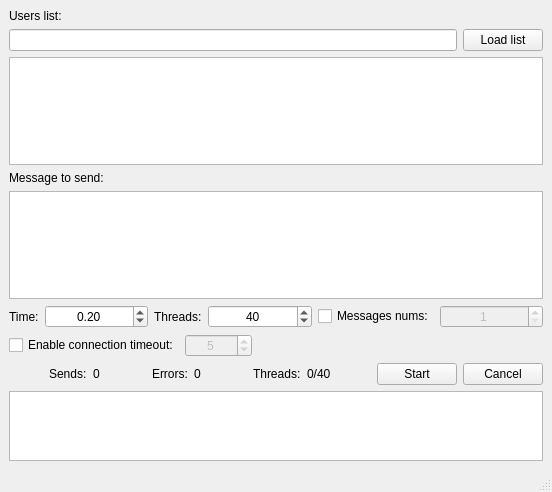
<?xml version="1.0" encoding="UTF-8"?>
<ui version="4.0">
 <class>MainWindow</class>
 <widget class="QMainWindow" name="MainWindow">
  <property name="geometry">
   <rect>
    <x>0</x>
    <y>0</y>
    <width>552</width>
    <height>492</height>
   </rect>
  </property>
  <property name="windowTitle">
   <string>NGL Bother Bot</string>
  </property>
  <widget class="QWidget" name="centralwidget">
   <layout class="QGridLayout" name="gridLayout">
    <item row="0" column="0">
     <layout class="QGridLayout" name="allGLay">
      <item row="1" column="0">
       <widget class="QLineEdit" name="usrLstLineBox"/>
      </item>
      <item row="5" column="0" colspan="2">
       <layout class="QHBoxLayout" name="settingHLay">
        <item>
         <widget class="QLabel" name="timeLab">
          <property name="sizePolicy">
           <sizepolicy hsizetype="Fixed" vsizetype="Preferred">
            <horstretch>0</horstretch>
            <verstretch>0</verstretch>
           </sizepolicy>
          </property>
          <property name="text">
           <string>Time:</string>
          </property>
         </widget>
        </item>
        <item>
         <widget class="QDoubleSpinBox" name="timeDblSpinBox">
          <property name="alignment">
           <set>Qt::AlignCenter</set>
          </property>
          <property name="maximum">
           <double>999999999.000000000000000</double>
          </property>
          <property name="value">
           <double>0.200000000000000</double>
          </property>
         </widget>
        </item>
        <item>
         <widget class="QLabel" name="threadLab">
          <property name="sizePolicy">
           <sizepolicy hsizetype="Fixed" vsizetype="Preferred">
            <horstretch>0</horstretch>
            <verstretch>0</verstretch>
           </sizepolicy>
          </property>
          <property name="text">
           <string>Threads:</string>
          </property>
         </widget>
        </item>
        <item>
         <widget class="QSpinBox" name="threadSpinBox">
          <property name="alignment">
           <set>Qt::AlignCenter</set>
          </property>
          <property name="maximum">
           <number>999999999</number>
          </property>
          <property name="value">
           <number>40</number>
          </property>
         </widget>
        </item>
        <item>
         <widget class="QCheckBox" name="msgNumChBox">
          <property name="sizePolicy">
           <sizepolicy hsizetype="Fixed" vsizetype="Fixed">
            <horstretch>0</horstretch>
            <verstretch>0</verstretch>
           </sizepolicy>
          </property>
          <property name="text">
           <string>Messages nums:</string>
          </property>
         </widget>
        </item>
        <item>
         <widget class="QSpinBox" name="msgNumSpinBox">
          <property name="enabled">
           <bool>false</bool>
          </property>
          <property name="alignment">
           <set>Qt::AlignCenter</set>
          </property>
          <property name="minimum">
           <number>1</number>
          </property>
          <property name="maximum">
           <number>999999999</number>
          </property>
          <property name="value">
           <number>1</number>
          </property>
         </widget>
        </item>
       </layout>
      </item>
      <item row="3" column="0">
       <widget class="QLabel" name="msgToSntLab">
        <property name="text">
         <string>Message to send:</string>
        </property>
       </widget>
      </item>
      <item row="0" column="0">
       <widget class="QLabel" name="usrLstLab">
        <property name="text">
         <string>Users list:</string>
        </property>
       </widget>
      </item>
      <item row="4" column="0" colspan="2">
       <widget class="QTextEdit" name="msgEditBox"/>
      </item>
      <item row="1" column="1">
       <widget class="QPushButton" name="loadLstBtn">
        <property name="text">
         <string>Load list</string>
        </property>
       </widget>
      </item>
      <item row="2" column="0" colspan="2">
       <widget class="QTextEdit" name="lstEditBox"/>
      </item>
      <item row="7" column="0" colspan="2">
       <layout class="QHBoxLayout" name="ctrlHLay">
        <item>
         <spacer name="ctrlLSpace">
          <property name="orientation">
           <enum>Qt::Horizontal</enum>
          </property>
          <property name="sizeType">
           <enum>QSizePolicy::Minimum</enum>
          </property>
          <property name="sizeHint" stdset="0">
           <size>
            <width>40</width>
            <height>20</height>
           </size>
          </property>
         </spacer>
        </item>
        <item>
         <widget class="QLabel" name="totalLab">
          <property name="sizePolicy">
           <sizepolicy hsizetype="Fixed" vsizetype="Preferred">
            <horstretch>0</horstretch>
            <verstretch>0</verstretch>
           </sizepolicy>
          </property>
          <property name="text">
           <string>Sends:</string>
          </property>
         </widget>
        </item>
        <item>
         <widget class="QLabel" name="totalNumLab">
          <property name="text">
           <string>0</string>
          </property>
         </widget>
        </item>
        <item>
         <widget class="QLabel" name="totalErrorLab">
          <property name="sizePolicy">
           <sizepolicy hsizetype="Fixed" vsizetype="Preferred">
            <horstretch>0</horstretch>
            <verstretch>0</verstretch>
           </sizepolicy>
          </property>
          <property name="text">
           <string>Errors:</string>
          </property>
         </widget>
        </item>
        <item>
         <widget class="QLabel" name="totalErrorNumLab">
          <property name="text">
           <string>0</string>
          </property>
         </widget>
        </item>
        <item>
         <widget class="QLabel" name="threadsLab">
          <property name="sizePolicy">
           <sizepolicy hsizetype="Fixed" vsizetype="Preferred">
            <horstretch>0</horstretch>
            <verstretch>0</verstretch>
           </sizepolicy>
          </property>
          <property name="text">
           <string>Threads:</string>
          </property>
         </widget>
        </item>
        <item>
         <widget class="QLabel" name="threadsNumLab">
          <property name="sizePolicy">
           <sizepolicy hsizetype="Fixed" vsizetype="Preferred">
            <horstretch>0</horstretch>
            <verstretch>0</verstretch>
           </sizepolicy>
          </property>
          <property name="text">
           <string>0/40</string>
          </property>
         </widget>
        </item>
        <item>
         <spacer name="ctrlRSpace">
          <property name="orientation">
           <enum>Qt::Horizontal</enum>
          </property>
          <property name="sizeType">
           <enum>QSizePolicy::Minimum</enum>
          </property>
          <property name="sizeHint" stdset="0">
           <size>
            <width>40</width>
            <height>20</height>
           </size>
          </property>
         </spacer>
        </item>
        <item>
         <widget class="QPushButton" name="startBtn">
          <property name="text">
           <string>Start</string>
          </property>
          <property name="checkable">
           <bool>false</bool>
          </property>
          <property name="checked">
           <bool>false</bool>
          </property>
         </widget>
        </item>
        <item>
         <widget class="QPushButton" name="cancelBtn">
          <property name="text">
           <string>Cancel</string>
          </property>
          <property name="checkable">
           <bool>false</bool>
          </property>
         </widget>
        </item>
       </layout>
      </item>
      <item row="6" column="0" colspan="2">
       <layout class="QHBoxLayout" name="settingHLay_2">
        <item>
         <widget class="QCheckBox" name="timeOutChBox">
          <property name="sizePolicy">
           <sizepolicy hsizetype="Fixed" vsizetype="Fixed">
            <horstretch>0</horstretch>
            <verstretch>0</verstretch>
           </sizepolicy>
          </property>
          <property name="text">
           <string>Enable connection timeout:</string>
          </property>
         </widget>
        </item>
        <item>
         <widget class="QSpinBox" name="timeOutSpinBox">
          <property name="enabled">
           <bool>false</bool>
          </property>
          <property name="alignment">
           <set>Qt::AlignCenter</set>
          </property>
          <property name="minimum">
           <number>0</number>
          </property>
          <property name="maximum">
           <number>999999999</number>
          </property>
          <property name="value">
           <number>5</number>
          </property>
         </widget>
        </item>
        <item>
         <spacer name="horizontalSpacer">
          <property name="orientation">
           <enum>Qt::Horizontal</enum>
          </property>
          <property name="sizeHint" stdset="0">
           <size>
            <width>40</width>
            <height>20</height>
           </size>
          </property>
         </spacer>
        </item>
       </layout>
      </item>
     </layout>
    </item>
    <item row="1" column="0">
     <widget class="QTextEdit" name="logEditBox"/>
    </item>
   </layout>
  </widget>
  <widget class="QStatusBar" name="statusbar"/>
 </widget>
 <tabstops>
  <tabstop>usrLstLineBox</tabstop>
  <tabstop>loadLstBtn</tabstop>
  <tabstop>lstEditBox</tabstop>
  <tabstop>msgEditBox</tabstop>
  <tabstop>timeDblSpinBox</tabstop>
  <tabstop>threadSpinBox</tabstop>
  <tabstop>msgNumChBox</tabstop>
  <tabstop>msgNumSpinBox</tabstop>
  <tabstop>timeOutChBox</tabstop>
  <tabstop>timeOutSpinBox</tabstop>
  <tabstop>startBtn</tabstop>
  <tabstop>cancelBtn</tabstop>
  <tabstop>logEditBox</tabstop>
 </tabstops>
 <resources/>
 <connections>
  <connection>
   <sender>msgNumChBox</sender>
   <signal>toggled(bool)</signal>
   <receiver>msgNumSpinBox</receiver>
   <slot>setEnabled(bool)</slot>
   <hints>
    <hint type="sourcelabel">
     <x>419</x>
     <y>286</y>
    </hint>
    <hint type="destinationlabel">
     <x>509</x>
     <y>287</y>
    </hint>
   </hints>
  </connection>
  <connection>
   <sender>timeOutChBox</sender>
   <signal>toggled(bool)</signal>
   <receiver>timeOutSpinBox</receiver>
   <slot>setEnabled(bool)</slot>
   <hints>
    <hint type="sourcelabel">
     <x>59</x>
     <y>321</y>
    </hint>
    <hint type="destinationlabel">
     <x>161</x>
     <y>318</y>
    </hint>
   </hints>
  </connection>
 </connections>
</ui>
